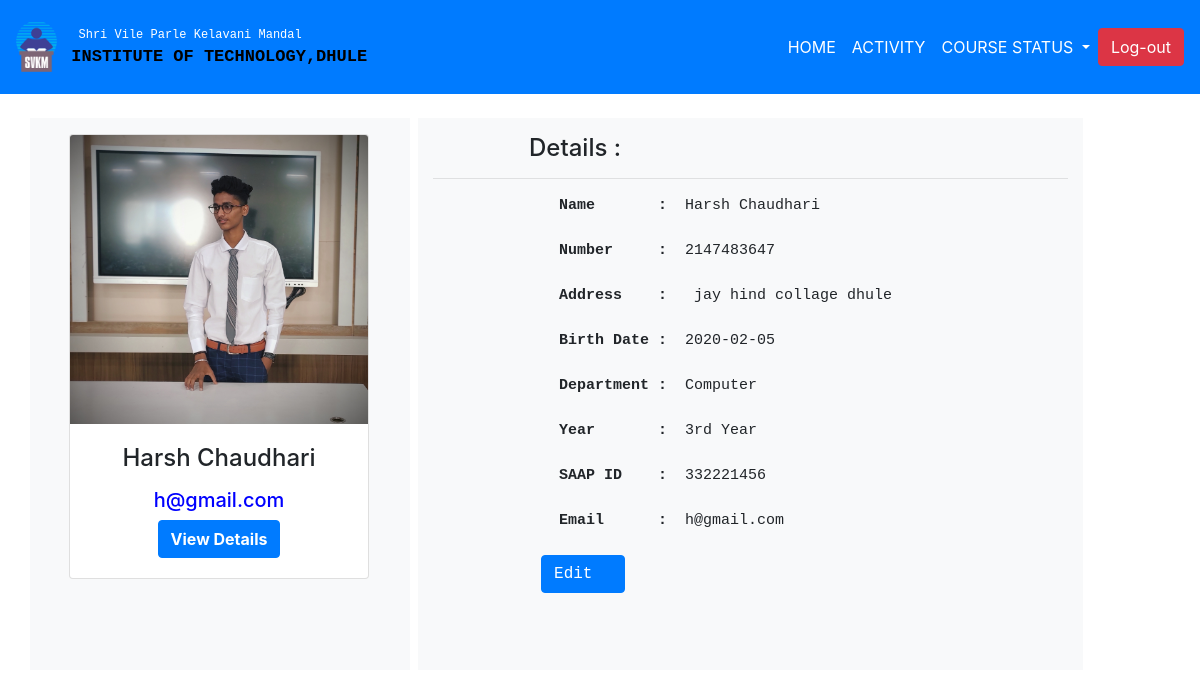
The app's page /detail.php?eid=11 with its own data.
### tables this page shows
CREATE TABLE `registration` (
  `id` int(10) NOT NULL,
  `name` varchar(50) NOT NULL,
  `number` int(50) NOT NULL,
  `address` text NOT NULL,
  `bdate` date NOT NULL,
  `dept` varchar(40) NOT NULL,
  `year` text NOT NULL,
  `sid` int(50) NOT NULL,
  `email` text NOT NULL,
  `pass` text NOT NULL,
  `img` text NOT NULL
);

### detail.php (the view, shortened to what this page needs)
<!doctype html>
<html lang="en">
  <head>
    <link rel="stylesheet" href="https://stackpath.bootstrapcdn.com/bootstrap/4.4.1/css/bootstrap.min.css">
      <link rel="stylesheet" type="text/css" href="style.css">
  </head>
  <body>
<?php
    include('db.php');
    $sql = mysqli_query($conn, "select * from registration where id = '".$_GET['eid']."' ");
    while($row=mysqli_fetch_assoc($sql)){
    $s = $row['sid'];
?>
        <nav class="navbar navbar-expand-lg  navbar-dark bg-primary navbar-fixed-top">
            <img class="" src="logo.png" style="width: 3.5%; height: 1.8%">
              <pre style="font-size: 12px; color: white;">
   Shri Vile Parle Kelavani Mandal
  <b style="font-size: 17px; color: black;" class="text-uppercase">Institute Of Technology,Dhule  </b></pre>
            <div class="collapse navbar-collapse" id="navbarTogglerDemo02">
                <ul class="navbar-nav ml-auto mt-2 mt-lg-0">
                  <li class="nav-item active">
                    <a class="nav-link text-uppercase" href="Profile.php?eid=<?php echo $_GET['eid'];?>&s=<?php echo $s; ?>">Home <span class="sr-only">(current)</span></a>
                  </li>
                  <li class="nav-item active">
                    <a class="nav-link text-uppercase" href="activity.php?eid=<?php echo $_GET['eid'];?>&s=<?php echo $s; ?>">Activity <span class="sr-only">(current)</span></a>
                  </li>
                   <li class="nav-item dropdown">
                    <a class="nav-link dropdown-toggle text-white text-uppercase" style="color: black" href="#" id="navbardrop" data-toggle="dropdown">
                      Course Status
                    </a>
                  </li>
                </ul>
             <form class="form-inline my-2 my-lg-0" action="logout.php">
               <a href="logout.php"><button class="btn btn-danger my-2 my-sm-0" type="submit">Log-out</button></a>
            </form>
        </div>
      </nav>
      <?php
    }
    ?>
<?php
    include('db.php');
    $sql = mysqli_query($conn, "select * from registration where id ='".$_GET['eid']."' ");
    while($row=mysqli_fetch_assoc($sql)){
      $d = $row['id'];
?>
<div class="container my-4">
    <div class="row">
        <div class="col-lg-4 col-md-4 col-sm-2 col-2 text-center bg-light  py-3">
                <div class="card mx-4" style="width:300px">
                   <img class="card-img-top" src="temp.jpg" alt="Card image" style="width:100%">
                  <div class="card-body">
                      <h4 class="card-title"><p><?php echo $row['name']; ?></p></h4>
                      <h5><p class="card-text" style="color: blue"> <?php echo $row['email']; ?></p></h5>
                    <a href="detail.php?eid=<?php echo $d; ?>" style="color: black"><button class="btn btn-primary "><b>View Details</b>  </button></a>
                  </div>
              </div>
        </div>
          <div class="col-lg-7 col-md-7 col-sm-6 col-5 bg-light mx-2 py-3">
           <b><h4 class="ml-5 pl-5">Details :</h4></b>
            <hr>
           <div>
            <pre style="font-size: 15px">
             <b> Name       : </b> <?php echo $row['name']; ?><br>
             <b> Number     : </b> <?php echo $row['number']; ?><br>
             <b> Address    : </b> <?php echo $row['address']; ?><br>
             <b> Birth Date : </b> <?php echo $row['bdate']; ?><br>
             <b> Department : </b> <?php echo $row['dept']; ?><br>
             <b> Year       : </b> <?php echo $row['year']; ?><br>
             <b> SAAP ID    : </b> <?php echo $row['sid']; ?><br>
             <b> Email      : </b> <?php echo $row['email']; ?><br>
            <a href="edit.php?eid=<?php echo $d; ?>" style="color: black"><button class="btn btn-primary " >Edit  </button></a>
           </pre>
           </div>
        </div>
    </div>
</div>
<?php
}
?>
  </body>
</html>

### records on screen
registration: name "Harsh Chaudhari", email "h@gmail.com", number "2147483647", address "jay hind collage dhule", bdate "2020-02-05", dept "Computer", year "3rd Year", sid "332221456"
